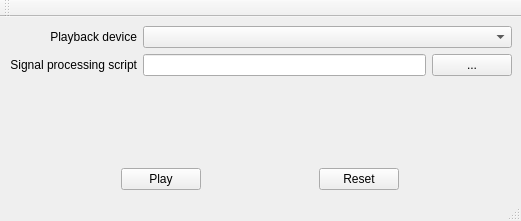
<?xml version="1.0" encoding="UTF-8"?>
<ui version="4.0">
 <class>WaveGen</class>
 <widget class="QMainWindow" name="WaveGen">
  <property name="geometry">
   <rect>
    <x>0</x>
    <y>0</y>
    <width>521</width>
    <height>221</height>
   </rect>
  </property>
  <property name="sizePolicy">
   <sizepolicy hsizetype="Preferred" vsizetype="Preferred">
    <horstretch>0</horstretch>
    <verstretch>0</verstretch>
   </sizepolicy>
  </property>
  <property name="windowTitle">
   <string>WaveGen</string>
  </property>
  <widget class="QWidget" name="centralWidget">
   <property name="sizePolicy">
    <sizepolicy hsizetype="Preferred" vsizetype="Preferred">
     <horstretch>0</horstretch>
     <verstretch>0</verstretch>
    </sizepolicy>
   </property>
   <layout class="QGridLayout" name="gridLayout">
    <item row="1" column="0">
     <widget class="QLabel" name="label_2">
      <property name="text">
       <string>Signal processing script</string>
      </property>
      <property name="alignment">
       <set>Qt::AlignRight|Qt::AlignTrailing|Qt::AlignVCenter</set>
      </property>
     </widget>
    </item>
    <item row="1" column="1">
     <widget class="QLineEdit" name="txtScriptPath"/>
    </item>
    <item row="0" column="1" colspan="2">
     <widget class="QComboBox" name="cbxDevice"/>
    </item>
    <item row="3" column="0" colspan="3">
     <layout class="QHBoxLayout" name="horizontalLayout" stretch="0,0">
      <property name="sizeConstraint">
       <enum>QLayout::SetDefaultConstraint</enum>
      </property>
      <item>
       <widget class="QPushButton" name="btnPlay">
        <property name="sizePolicy">
         <sizepolicy hsizetype="Fixed" vsizetype="Fixed">
          <horstretch>0</horstretch>
          <verstretch>0</verstretch>
         </sizepolicy>
        </property>
        <property name="text">
         <string>Play</string>
        </property>
        <property name="checkable">
         <bool>true</bool>
        </property>
       </widget>
      </item>
      <item>
       <widget class="QPushButton" name="btnReset">
        <property name="sizePolicy">
         <sizepolicy hsizetype="Fixed" vsizetype="Fixed">
          <horstretch>0</horstretch>
          <verstretch>0</verstretch>
         </sizepolicy>
        </property>
        <property name="text">
         <string>Reset</string>
        </property>
       </widget>
      </item>
     </layout>
    </item>
    <item row="1" column="2">
     <widget class="QPushButton" name="btnBrowseScript">
      <property name="text">
       <string>...</string>
      </property>
     </widget>
    </item>
    <item row="0" column="0">
     <widget class="QLabel" name="label">
      <property name="text">
       <string>Playback device</string>
      </property>
      <property name="alignment">
       <set>Qt::AlignRight|Qt::AlignTrailing|Qt::AlignVCenter</set>
      </property>
     </widget>
    </item>
    <item row="2" column="0" colspan="3">
     <spacer name="verticalSpacer">
      <property name="orientation">
       <enum>Qt::Vertical</enum>
      </property>
      <property name="sizeHint" stdset="0">
       <size>
        <width>20</width>
        <height>40</height>
       </size>
      </property>
     </spacer>
    </item>
   </layout>
  </widget>
  <widget class="QMenuBar" name="menuBar">
   <property name="geometry">
    <rect>
     <x>0</x>
     <y>0</y>
     <width>521</width>
     <height>22</height>
    </rect>
   </property>
  </widget>
  <widget class="QToolBar" name="mainToolBar">
   <attribute name="toolBarArea">
    <enum>TopToolBarArea</enum>
   </attribute>
   <attribute name="toolBarBreak">
    <bool>false</bool>
   </attribute>
  </widget>
  <widget class="QStatusBar" name="statusBar"/>
 </widget>
 <resources/>
 <connections/>
</ui>
